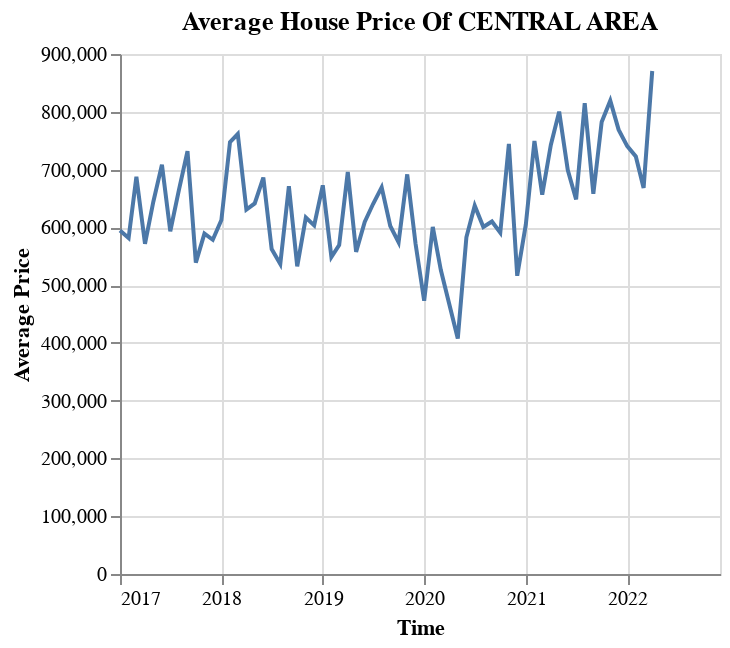

The code cell stored with this chart in its notebook:
### Markdown cell above
### This cell is an old code from one of my previous projects. By slightly modifying the code, I was able to produce an Altair graph which would then be sent to Vega in Folium.

### Code cell
#From an old github project (flat resale prices) , modified it such that it calculates the average house prices of each town in SG
#super important as it is used to implement markers into the graph
def average_ftype_overtime_modified(town):
    resale_town = f.loc[f['town'] ==  str(town)]
    #testing the annotation purpose by using key value pairs and lists separately
    rm_kv = {}
    i = 2017
    while i < 2023:
        n = 1
        while n < 13:
            if n < 10:
                resale_month = resale_town.loc[resale_town['month'] == str(i) + '-0' + str(n)]
                resale_month_mean = round(resale_month['resale_price'].mean(),2)
                rm_kv[str(i) + '-0' + str(n)] = resale_month_mean
                n += 1
            else:
                resale_month = resale_town.loc[resale_town['month'] == str(i) + '-' + str(n)]
                resale_month_mean = round(resale_month['resale_price'].mean(),2)
                rm_kv[str(i) + '-' + str(n)] = resale_month_mean
                n += 1
                
        i += 1
    #we will filter off the NaN months inside the kv prior to sepearting them into lists 
    for key,value in rm_kv.items():
        if np.isnan(value) == True:
            del rm_kv[key]
            break
    #reindexing all the months + need the months for plotting
    #seperating the key value pairs into list for annotation
    rm_kv_key = list(rm_kv.keys())
    rm_kv_value = list(rm_kv.values())
    x = rm_kv_key
    month = f.drop_duplicates(subset = "month")
    #Creating df to transfer them into altair
    source = pd.DataFrame({
    'Time': x,
    'Average Price': rm_kv_value})
    #Creating linegraph map using Altair.
    #The only reason we can only use Altair is because only Folium supports Vincent & Altair for graph implementation on map markers 
    a = alt.Chart(source,title= f'Average House Price Of {town}').mark_line().encode( alt.X('Time:T'),
        y= 'Average Price'
    ).properties(width = 300, height = 260) #remember 300 x300!
    return a 
#Testing the function using one of the towns to see if it works
average_ftype_overtime_modified('CENTRAL AREA')

### Figure 1 — Vega-Lite specification as saved in the notebook (floating-point values rounded to 4 significant figures)
{"config": {"view": {"continuousWidth": 400, "continuousHeight": 300}}, "data": {"name": "data-5e6698fb0be697ee7eda83272a3a9988"}, "mark": "line", "encoding": {"x": {"field": "Time", "type": "temporal"}, "y": {"field": "Average Price", "type": "quantitative"}}, "height": 260, "title": "Average House Price Of CENTRAL AREA", "width": 300, "$schema": "https://vega.github.io/schema/vega-lite/v4.17.0.json", "datasets": {"data-5e6698fb0be697ee7eda83272a3a9988": [{"Time": "2017-01", "Average Price": 594600.0}, {"Time": "2017-02", "Average Price": 581500.0}, {"Time": "2017-03", "Average Price": 687300.0}, {"Time": "2017-04", "Average Price": 571500.0}, {"Time": "2017-05", "Average Price": 644400.0}, {"Time": "2017-06", "Average Price": 708500.0}, {"Time": "2017-07", "Average Price": 593200.0}, {"Time": "2017-08", "Average Price": 664500.0}, {"Time": "2017-09", "Average Price": 731700.0}, {"Time": "2017-10", "Average Price": 538900.0}, {"Time": "2017-11", "Average Price": 589100.0}, {"Time": "2017-12", "Average Price": 578500.0}, {"Time": "2018-01", "Average Price": 612700.0}, {"Time": "2018-02", "Average Price": 747500.0}, {"Time": "2018-03", "Average Price": 761500.0}, {"Time": "2018-04", "Average Price": 630600.0}, {"Time": "2018-05", "Average Price": 641400.0}, {"Time": "2018-06", "Average Price": 686200.0}, {"Time": "2018-07", "Average Price": 562300.0}, {"Time": "2018-08", "Average Price": 536500.0}, {"Time": "2018-09", "Average Price": 671200.0}, {"Time": "2018-10", "Average Price": 532400.0}, {"Time": "2018-11", "Average Price": 616900.0}, {"Time": "2018-12", "Average Price": 603400.0}, {"Time": "2019-01", "Average Price": 672700.0}, {"Time": "2019-02", "Average Price": 548600.0}, {"Time": "2019-03", "Average Price": 569200.0}, {"Time": "2019-04", "Average Price": 695700.0}, {"Time": "2019-05", "Average Price": 557600.0}, {"Time": "2019-06", "Average Price": 609300.0}, {"Time": "2019-07", "Average Price": 640400.0}, {"Time": "2019-08", "Average Price": 669300.0}, {"Time": "2019-09", "Average Price": 602300.0}, {"Time": "2019-10", "Average Price": 574100.0}, {"Time": "2019-11", "Average Price": 691700.0}, {"Time": "2019-12", "Average Price": 571500.0}, {"Time": "2020-01", "Average Price": 472900.0}, {"Time": "2020-02", "Average Price": 600800.0}, {"Time": "2020-03", "Average Price": 526100.0}, {"Time": "2020-05", "Average Price": 407500.0}, {"Time": "2020-06", "Average Price": 582800.0}, {"Time": "2020-07", "Average Price": 637500.0}, {"Time": "2020-08", "Average Price": 600600.0}, {"Time": "2020-09", "Average Price": 610200.0}, {"Time": "2020-10", "Average Price": 590900.0}, {"Time": "2020-11", "Average Price": 744400.0}, {"Time": "2020-12", "Average Price": 516200.0}, {"Time": "2021-01", "Average Price": 605100.0}, {"Time": "2021-02", "Average Price": 749300.0}, {"Time": "2021-03", "Average Price": 656600.0}, {"Time": "2021-04", "Average Price": 742500.0}, {"Time": "2021-05", "Average Price": 800300.0}, {"Time": "2021-06", "Average Price": 699300.0}, {"Time": "2021-07", "Average Price": 648300.0}, {"Time": "2021-08", "Average Price": 814700.0}, {"Time": "2021-09", "Average Price": 657900.0}, {"Time": "2021-10", "Average Price": 782300.0}, {"Time": "2021-11", "Average Price": 819300.0}, {"Time": "2021-12", "Average Price": 769100.0}, {"Time": "2022-01", "Average Price": 740700.0}, {"Time": "2022-02", "Average Price": 722600.0}, {"Time": "2022-03", "Average Price": 668200.0}, {"Time": "2022-04", "Average Price": 870600.0}, {"Time": "2022-05", "Average Price": null}, {"Time": "2022-06", "Average Price": null}, {"Time": "2022-07", "Average Price": null}, {"Time": "2022-08", "Average Price": null}, {"Time": "2022-09", "Average Price": null}, {"Time": "2022-10", "Average Price": null}, {"Time": "2022-11", "Average Price": null}, {"Time": "2022-12", "Average Price": null}]}}
